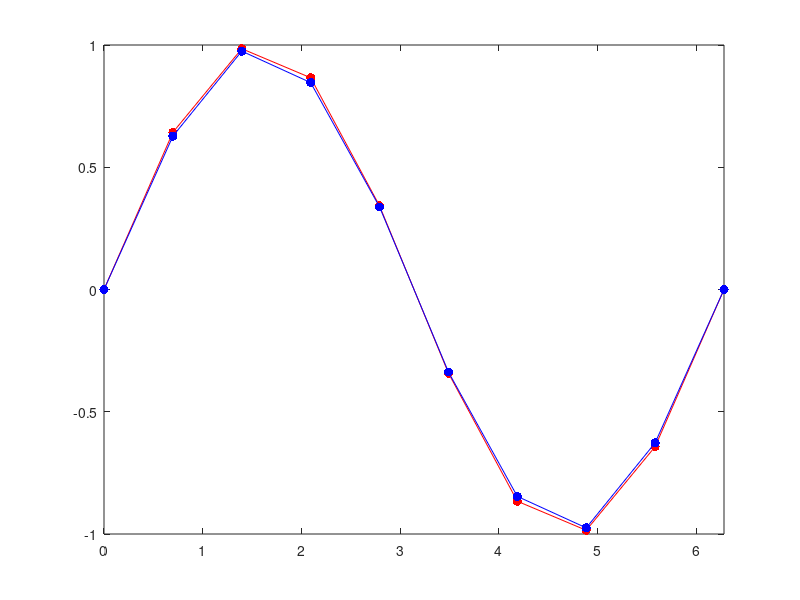

Write the MATLAB code that produced this figure.
% subplot(2,1,1)
% x1 = linspace(0,2*pi,1000)
% plot(x1,sin(x1),'r-')
% xlim([0,2*pi])
% hold on
xx1 = linspace(0,2*pi,10)

% subplot(2,1,2)
% x2 = linspace(0,2*pi,1000)
% plot(x2,sin(x2),'b-')
% xlim([0,2*pi])
% hold on
xx2 = linspace(0,2*pi,15)



af_inter = interp1(xx2,sin(xx2),xx1);

plot(xx1,sin(xx1),'r.','markersize',20)
xlim([0,2*pi])
hold on
plot(xx1,sin(xx1),'r-')
hold on
plot(xx1,af_inter,'b.','markersize',20)
xlim([0,2*pi])
hold on
plot(xx1,af_inter,'b-')
hold on
% a1 = [sin(2*pi/10*1),sin(2*pi/10*2),sin(2*pi/10*4),sin(2*pi/10*5),sin(2*pi/10*7),sin(2*pi/10*9)] 
% 
% b1 = [sin(2*pi/15*2),sin(2*pi/15*4),sin(2*pi/15*6),sin(2*pi/15*8),sin(2*pi/15*11),sin(2*pi/15*13)] 
% 
% lin = linspace(1,6,6)
% 
% plot(lin,a1,'r.',lin,b1,'b.','markersize',20)
% xlim([0,2*pi])
% hold on
% plot(lin,a1,'r-',lin,b1,'b-')
% xlim([0,2*pi])
% hold on
% for i = 1:length(a1)
%     plot(lin(i),a1(i),'k-')
% end
